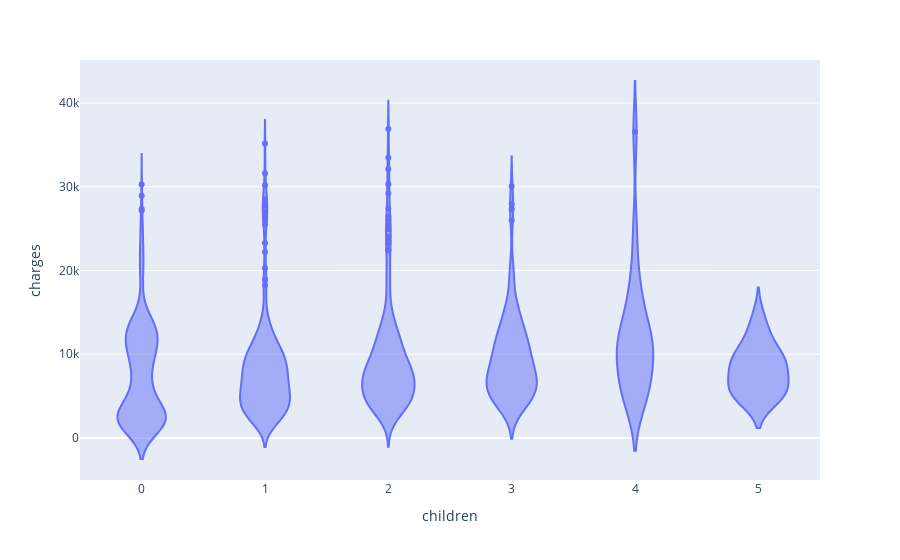

The notebook cell saved with this chart:
### Code cell
px.violin(non_smoker_df,x = 'children',y = 'charges')

### Figure 1 — Plotly figure (JSON) as saved in the notebook; plotly's stock layout.template omitted (floating-point values rounded to 4 significant figures; data arrays with more than 128 entries replaced by an {"elided": "..."} marker saying what was removed)
{"data": [{"alignmentgroup": "True", "box": {"visible": false}, "hovertemplate": "children=%{x}<br>charges=%{y}<extra></extra>", "legendgroup": "", "marker": {"color": "#636efa"}, "name": "", "offsetgroup": "", "orientation": "v", "scalegroup": "True", "showlegend": false, "type": "violin", "x": {"elided": "1064 int values"}, "x0": " ", "xaxis": "x", "y": {"elided": "1064 float values"}, "y0": " ", "yaxis": "y"}], "layout": {"legend": {"tracegroupgap": 0}, "margin": {"t": 60}, "violinmode": "group", "xaxis": {"anchor": "y", "domain": [0, 1], "title": {"text": "children"}}, "yaxis": {"anchor": "x", "domain": [0, 1], "title": {"text": "charges"}}}}
